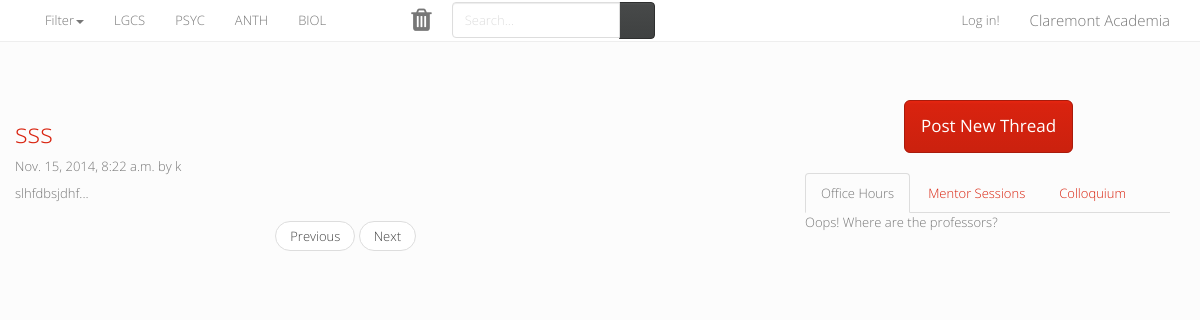
The app's page /, older data.
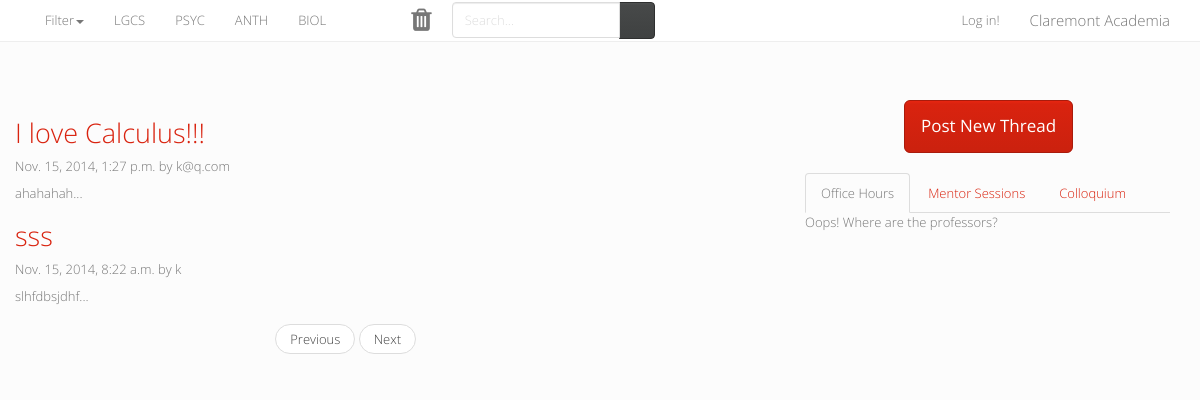
The same page, newer data.
### forum/models.py (models this page shows, shortened)
class Post(models.Model):
    poster = models.ForeignKey(User)
    content = models.TextField()
    date = models.DateTimeField(default = timezone.now)
    def someContent(self):
        return self.content[:250] + "..."

class Thread(Post):
    subforum = models.ForeignKey(Subforum)
    title = models.CharField(max_length=128)
    def get_url(self):
        if isinstance(self.subforum, Class):
            s = Class.objects.get(name = self.subforum.name).get_url()
        else:
            s = self.subforum.get_url()
        return s + str(self.id) +'/'

class Post(models.Model):
    poster = models.ForeignKey(User)
    content = models.TextField()
    date = models.DateTimeField(default = timezone.now)
    def someContent(self):
        return self.content[:250] + "..."

class User(AbstractBaseUser):
    email = models.CharField(max_length=64, unique=True)
    display_name = models.CharField(max_length=64)
    forums = models.ManyToManyField(Subforum)
    USERNAME_FIELD = 'email'
    objects = BaseUserManager()

### forum/views.py (the view)
# urls.py: url(r'^$',views.index, name='index'),
def index(request):
	return render(request, 'index.html',{'forum': None, 'threads': Thread.objects.order_by('-date')[:10]});

### forum/models.py (called while the page is built)
    def get_url(self):
        return '/forums/' + self.name.lower() + '/'

    def get_url(self):
        return self.department.get_url() + self.name.lower() + '/'

### forum/views.py (called while the page is built)
def render(request, template_name, dictionary = dict([])):
    dictionary.update({'departments': Department.objects.all(), 'classes': Class.objects.all()})
    return oldrender(request, template_name, dictionary)

### forum/templates/index.html (shortened to what this page needs)
{% extends "base.html" %}
{% block leftblock %}
<div class="blog-post">
    {% for thread in threads %}
        <h2 class="blog-post-title"><a href="{{ thread.get_url }}">{{ thread.title }}</a></h2>
        <p class="blog-post-meta">{{ thread.date }} by {{ thread.poster }}</p>
        <p>{{ thread.someContent }}</p>
    {% endfor %}
</div>
<nav>
    <ul class="pager">
        <li><a href="#">Previous</a></li>
        <li><a href="#">Next</a></li>
    </ul>
</nav>
{% endblock %}

Row changes from the older to the newer data that the page shows:
added Thread: title "I love Calculus!!!", date "Nov. 15, 2014, 1:27 p.m.", poster "k@q.com", someContent "ahahahah..."
